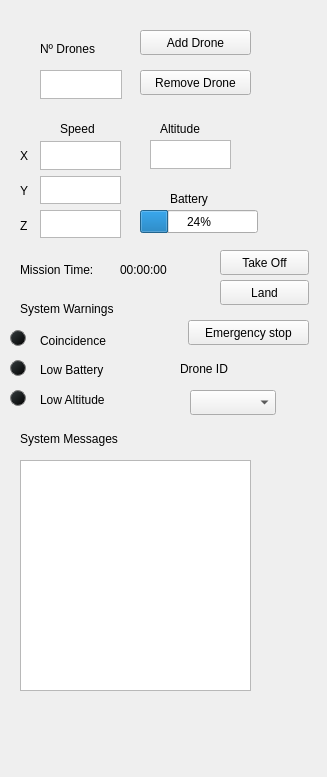
<?xml version="1.0" encoding="UTF-8"?>
<ui version="4.0">
 <class>TestPluginWidget</class>
 <widget class="QWidget" name="TestPluginWidget">
  <property name="geometry">
   <rect>
    <x>0</x>
    <y>0</y>
    <width>327</width>
    <height>777</height>
   </rect>
  </property>
  <property name="windowTitle">
   <string>Test plugin</string>
  </property>
  <widget class="QPushButton" name="button_takeoff">
   <property name="geometry">
    <rect>
     <x>220</x>
     <y>250</y>
     <width>89</width>
     <height>25</height>
    </rect>
   </property>
   <property name="text">
    <string>Take Off</string>
   </property>
  </widget>
  <widget class="QLabel" name="label_3">
   <property name="geometry">
    <rect>
     <x>180</x>
     <y>360</y>
     <width>61</width>
     <height>17</height>
    </rect>
   </property>
   <property name="text">
    <string>Drone ID</string>
   </property>
  </widget>
  <widget class="QTextBrowser" name="terminal">
   <property name="geometry">
    <rect>
     <x>20</x>
     <y>460</y>
     <width>231</width>
     <height>231</height>
    </rect>
   </property>
  </widget>
  <widget class="QPushButton" name="addDrone">
   <property name="geometry">
    <rect>
     <x>140</x>
     <y>30</y>
     <width>111</width>
     <height>25</height>
    </rect>
   </property>
   <property name="text">
    <string>Add Drone</string>
   </property>
  </widget>
  <widget class="QPushButton" name="removeDrone">
   <property name="geometry">
    <rect>
     <x>140</x>
     <y>70</y>
     <width>111</width>
     <height>25</height>
    </rect>
   </property>
   <property name="text">
    <string>Remove Drone</string>
   </property>
  </widget>
  <widget class="QTextBrowser" name="n_drones">
   <property name="geometry">
    <rect>
     <x>40</x>
     <y>70</y>
     <width>82</width>
     <height>29</height>
    </rect>
   </property>
  </widget>
  <widget class="QLabel" name="label_2">
   <property name="geometry">
    <rect>
     <x>40</x>
     <y>40</y>
     <width>71</width>
     <height>17</height>
    </rect>
   </property>
   <property name="text">
    <string>Nº Drones</string>
   </property>
  </widget>
  <widget class="QTextBrowser" name="speedZ">
   <property name="geometry">
    <rect>
     <x>40</x>
     <y>210</y>
     <width>81</width>
     <height>28</height>
    </rect>
   </property>
  </widget>
  <widget class="QLabel" name="label_4">
   <property name="geometry">
    <rect>
     <x>20</x>
     <y>180</y>
     <width>16</width>
     <height>21</height>
    </rect>
   </property>
   <property name="text">
    <string>Y</string>
   </property>
  </widget>
  <widget class="QTextBrowser" name="speedX">
   <property name="geometry">
    <rect>
     <x>40</x>
     <y>141</y>
     <width>81</width>
     <height>29</height>
    </rect>
   </property>
  </widget>
  <widget class="QLabel" name="label_5">
   <property name="geometry">
    <rect>
     <x>20</x>
     <y>140</y>
     <width>20</width>
     <height>31</height>
    </rect>
   </property>
   <property name="text">
    <string>X</string>
   </property>
  </widget>
  <widget class="QTextBrowser" name="speedY">
   <property name="geometry">
    <rect>
     <x>40</x>
     <y>176</y>
     <width>81</width>
     <height>28</height>
    </rect>
   </property>
  </widget>
  <widget class="QLabel" name="label_6">
   <property name="geometry">
    <rect>
     <x>20</x>
     <y>210</y>
     <width>16</width>
     <height>31</height>
    </rect>
   </property>
   <property name="text">
    <string>Z</string>
   </property>
  </widget>
  <widget class="QLabel" name="label_14">
   <property name="geometry">
    <rect>
     <x>160</x>
     <y>120</y>
     <width>61</width>
     <height>17</height>
    </rect>
   </property>
   <property name="text">
    <string>Altitude</string>
   </property>
  </widget>
  <widget class="QTextBrowser" name="altitude">
   <property name="geometry">
    <rect>
     <x>150</x>
     <y>140</y>
     <width>81</width>
     <height>29</height>
    </rect>
   </property>
  </widget>
  <widget class="QLabel" name="label_10">
   <property name="geometry">
    <rect>
     <x>170</x>
     <y>190</y>
     <width>53</width>
     <height>17</height>
    </rect>
   </property>
   <property name="text">
    <string>Battery</string>
   </property>
  </widget>
  <widget class="QLabel" name="label_12">
   <property name="geometry">
    <rect>
     <x>20</x>
     <y>260</y>
     <width>91</width>
     <height>20</height>
    </rect>
   </property>
   <property name="text">
    <string>Mission Time:</string>
   </property>
  </widget>
  <widget class="QLabel" name="current_time">
   <property name="geometry">
    <rect>
     <x>120</x>
     <y>260</y>
     <width>67</width>
     <height>20</height>
    </rect>
   </property>
   <property name="text">
    <string>00:00:00</string>
   </property>
  </widget>
  <widget class="QComboBox" name="drone_ID">
   <property name="geometry">
    <rect>
     <x>190</x>
     <y>390</y>
     <width>86</width>
     <height>25</height>
    </rect>
   </property>
  </widget>
  <widget class="QLabel" name="label_7">
   <property name="geometry">
    <rect>
     <x>40</x>
     <y>330</y>
     <width>83</width>
     <height>21</height>
    </rect>
   </property>
   <property name="text">
    <string>Coincidence</string>
   </property>
  </widget>
  <widget class="QLabel" name="label_8">
   <property name="geometry">
    <rect>
     <x>40</x>
     <y>360</y>
     <width>84</width>
     <height>20</height>
    </rect>
   </property>
   <property name="text">
    <string>Low Battery</string>
   </property>
  </widget>
  <widget class="QLabel" name="label_9">
   <property name="geometry">
    <rect>
     <x>40</x>
     <y>390</y>
     <width>87</width>
     <height>20</height>
    </rect>
   </property>
   <property name="text">
    <string>Low Altitude</string>
   </property>
  </widget>
  <widget class="QLabel" name="label_13">
   <property name="geometry">
    <rect>
     <x>60</x>
     <y>120</y>
     <width>41</width>
     <height>17</height>
    </rect>
   </property>
   <property name="text">
    <string>Speed</string>
   </property>
  </widget>
  <widget class="QProgressBar" name="BatteryProgressBar">
   <property name="geometry">
    <rect>
     <x>140</x>
     <y>210</y>
     <width>118</width>
     <height>23</height>
    </rect>
   </property>
   <property name="value">
    <number>24</number>
   </property>
  </widget>
  <widget class="QLabel" name="label">
   <property name="geometry">
    <rect>
     <x>20</x>
     <y>430</y>
     <width>121</width>
     <height>17</height>
    </rect>
   </property>
   <property name="text">
    <string>System Messages</string>
   </property>
  </widget>
  <widget class="QLabel" name="label_11">
   <property name="geometry">
    <rect>
     <x>20</x>
     <y>300</y>
     <width>121</width>
     <height>17</height>
    </rect>
   </property>
   <property name="text">
    <string>System Warnings</string>
   </property>
  </widget>
  <widget class="QPushButton" name="land">
   <property name="geometry">
    <rect>
     <x>220</x>
     <y>280</y>
     <width>89</width>
     <height>25</height>
    </rect>
   </property>
   <property name="text">
    <string>Land</string>
   </property>
  </widget>
  <widget class="QPushButton" name="emergency_stop">
   <property name="geometry">
    <rect>
     <x>188</x>
     <y>320</y>
     <width>121</width>
     <height>25</height>
    </rect>
   </property>
   <property name="text">
    <string>Emergency stop</string>
   </property>
  </widget>
  <widget class="QLabel" name="led_Coincidence">
   <property name="geometry">
    <rect>
     <x>10</x>
     <y>330</y>
     <width>16</width>
     <height>16</height>
    </rect>
   </property>
   <property name="minimumSize">
    <size>
     <width>16</width>
     <height>16</height>
    </size>
   </property>
   <property name="maximumSize">
    <size>
     <width>16</width>
     <height>16</height>
    </size>
   </property>
   <property name="styleSheet">
    <string notr="true">border: 1px solid grey;
border-radius:8px;
background-color: qlineargradient(spread:pad, x1:0.145, y1:0.16, x2:1, y2:1, stop:0 rgb(46, 52, 54), stop:1 rgb(0, 0, 0));</string>
   </property>
   <property name="text">
    <string/>
   </property>
  </widget>
  <widget class="QLabel" name="led_Battery">
   <property name="geometry">
    <rect>
     <x>10</x>
     <y>360</y>
     <width>16</width>
     <height>16</height>
    </rect>
   </property>
   <property name="minimumSize">
    <size>
     <width>16</width>
     <height>16</height>
    </size>
   </property>
   <property name="maximumSize">
    <size>
     <width>16</width>
     <height>16</height>
    </size>
   </property>
   <property name="styleSheet">
    <string notr="true">border: 1px solid grey;
border-radius:8px;
background-color: qlineargradient(spread:pad, x1:0.145, y1:0.16, x2:1, y2:1, stop:0 rgb(46, 52, 54), stop:1 rgb(0, 0, 0));</string>
   </property>
   <property name="text">
    <string/>
   </property>
  </widget>
  <widget class="QLabel" name="led_Altitude">
   <property name="geometry">
    <rect>
     <x>10</x>
     <y>390</y>
     <width>16</width>
     <height>16</height>
    </rect>
   </property>
   <property name="minimumSize">
    <size>
     <width>16</width>
     <height>16</height>
    </size>
   </property>
   <property name="maximumSize">
    <size>
     <width>16</width>
     <height>16</height>
    </size>
   </property>
   <property name="styleSheet">
    <string notr="true">border: 1px solid grey;
border-radius:8px;
background-color: qlineargradient(spread:pad, x1:0.145, y1:0.16, x2:1, y2:1, stop:0 rgb(46, 52, 54), stop:1 rgb(0, 0, 0));</string>
   </property>
   <property name="text">
    <string/>
   </property>
  </widget>
 </widget>
 <resources/>
 <connections/>
</ui>
